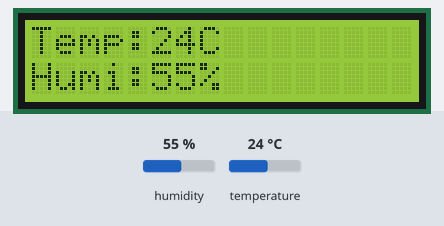
Recording of a sketch running on a simulated Arduino Uno, built with avr-gcc and run on an emulated ATmega328P. Parts: 16×2 character LCD. The test bench sets the inputs (shaded band); at power-on: humidity 55 %, temperature 24 °C.

Above: at 1.2 s.
1.3 s: humidity set to 22 %
At 3.6 s:
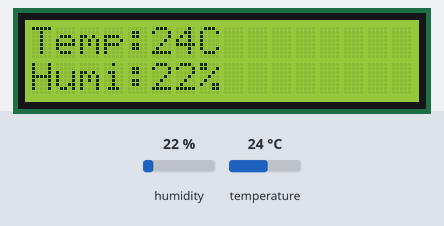
5.6 s: temperature set to 12 °C
At 8.9 s:
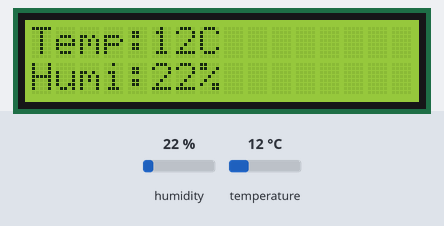
10.6 s: humidity set to 40 %
At 14.0 s:
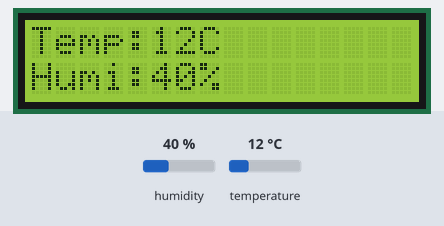
15.7 s: temperature set to 19 °C
At 18.8 s:
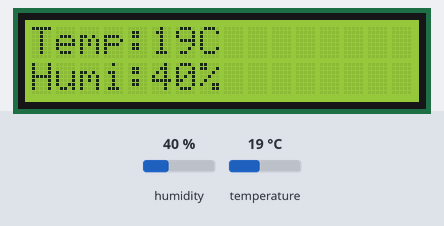
Timing chart, 0 to 20.3 s (numbered marks = the images above; inputs shaded):
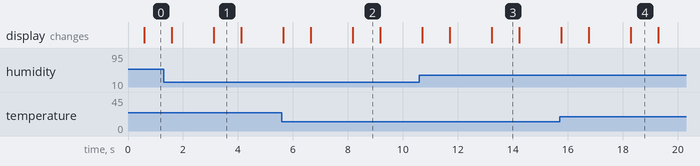

The sketch:

Code.ino
```cpp
// Include the DHT11 library for interfacing with the sensor.
#include <DHT11.h>
#include <LiquidCrystal.h>
LiquidCrystal lcd(12,11,5,4,3,6);


// - For Arduino: Connect the sensor to Digital I/O Pin 2.
DHT11 dht11(2);

void setup() {
    // Initialize serial communication to allow debugging and data readout.
    // Using a baud rate of 9600 bps.

   Serial.begin(9600);
   lcd.begin(16,2);

}

void loop() {
    int temperature=digitalRead(2);
    int humidity=digitalRead(2);

    // Attempt to read the temperature and humidity values from the DHT11 sensor.
    int result = dht11.readTemperatureHumidity(temperature, humidity);
    // Check the results of the readings.

        lcd.setCursor(0,0);
        lcd.print("Temp:");
        lcd.print(temperature);
        lcd.print("C");

        lcd.setCursor(0,1);
        lcd.print("Humi:");
        lcd.print(humidity);
        lcd.print("%");
        delay(1000);

        lcd.clear();
        delay(1000);

}
```

Measured:
- after the input at 1.3 s, the display: first differs from a run without the input after 1.8 s (image 1)
- after the input at 5.6 s, the display: first differs from a run without the input after 2.6 s (image 2)
- after the input at 10.6 s, the display: first differs from a run without the input after 2.6 s (image 3)
- after the input at 15.7 s, the display: first differs from a run without the input after 2.6 s (image 4)
- what the display in image 1 shows lasts 1.0 s, from 3.1 s to 4.1 s
